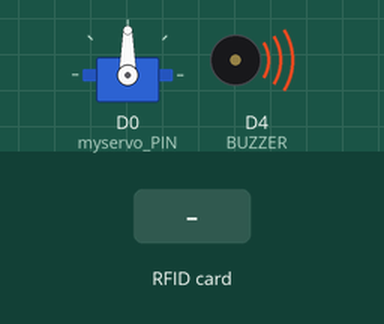
This sketch was run on a simulated ESP8266 (NodeMCU). Shown: servo, buzzer (waves = sounding, pin HIGH). The test bench sets the inputs (shaded band). WiFi joins after 1.5 s; servers stay silent unless stated; what the sketch prints to the serial monitor is not drawn.

Above: at 3.0 s.
3.1 s: RFID card 4F D7 83 6F held to the reader
At 3.36 s:
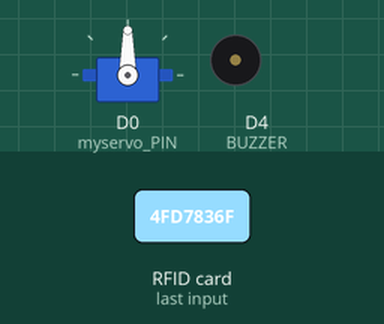
5.4 s: RFID card 97 36 7E B4 held to the reader
At 7.3 s:
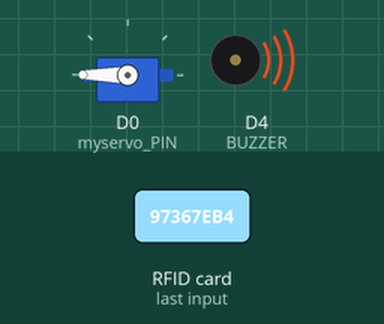
7.7 s: RFID card 5E 7A 19 C4 held to the reader
At 12.3 s:
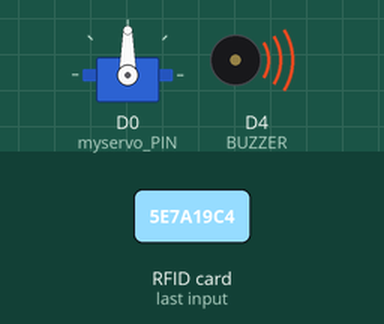
Timing chart, 0 to 13.8 s (numbered marks = the images above; inputs shaded):
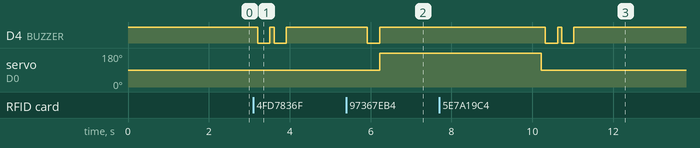

The sketch:

sketch_aug04a3333.ino
```cpp
/*
Many thanks to nikxha from the ESP8266 forum
*/

#include <ESP8266WiFi.h>
#include <SPI.h>
#include <MFRC522.h>
#include <Servo.h> //调用库文件

/* wiring the MFRC522 to ESP8266 (ESP-12)
RST     = GPIO5
SDA(SS) = GPIO4
MOSI    = GPIO13
MISO    = GPIO12
SCK     = GPIO14
GND     = GND
3.3V    = 3.3V
*/

#define RST_PIN  5  // RST-PIN für RC522 - RFID - SPI - Modul GPIO5
#define SS_PIN  4  // SDA-PIN für RC522 - RFID - SPI - Modul GPIO4
#define myservo_PIN 16 //宏定义舵机控制引脚
#define BUZZER 2

const char *ssid =  "TP-LINK";     // change according to your Network - cannot be longer than 32 characters!
const char *pass =  "TANG1808494756"; // change according to your Network

char * UID[2]={"4F D7 83 6F","97 36 7E B4"};

Servo myservo;  // 创建一个伺服电机对象
MFRC522 mfrc522(SS_PIN, RST_PIN); // Create MFRC522 instance

int angle1 = 90;  //原始角度值
int angle2 = 180;  //旋转角度值

void setup() {

  pinMode(BUZZER,OUTPUT);
  digitalWrite(BUZZER,HIGH);
  Serial.begin(9600);    // Initialize serial communications
  delay(250);
  myservo.attach(myservo_PIN);
  Serial.println(F("Booting...."));

  SPI.begin();           // Init SPI bus
  mfrc522.PCD_Init();    // Init MFRC522

  WiFi.begin(ssid, pass);

  int retries = 0;
  while ((WiFi.status() != WL_CONNECTED) && (retries < 10)) {
    retries++;
    delay(500);
    Serial.print(".");
  }
  if (WiFi.status() == WL_CONNECTED) {
    Serial.println(F("WiFi connected"));
  }
  Serial.println(F("Ready!"));
  Serial.println(F("======================================================"));
  Serial.println(F("Scan for Card and print UID:"));
}

void loop() {
  // Look for new cards
  if ( ! mfrc522.PICC_IsNewCardPresent())
  {
    return;
  }
  // Select one of the cards
  if ( ! mfrc522.PICC_ReadCardSerial())
  {
    return;
  }
  //在串行监视器上显示UID
  Serial.print("UID tag :");
  String content= "";
  byte letter;
  for (byte i = 0; i < mfrc522.uid.size; i++)
  {
     Serial.print(mfrc522.uid.uidByte[i] < 0x10 ? " 0" : " ");
     Serial.print(mfrc522.uid.uidByte[i], HEX);
     content.concat(String(mfrc522.uid.uidByte[i] < 0x10 ? " 0" : " "));
     content.concat(String(mfrc522.uid.uidByte[i], HEX));
  }
  Serial.println();
  Serial.print("Message : ");
  content.toUpperCase();
  if (content.substring(1) == UID[1]) //change here the UID of the card/cards that you want to give access
  {
    Serial.println("授权访问");
    Serial.println();
    delay(500);
    buzzer_Di();
    Serial.println("您好，请进");
    myservo.write(angle2);  //控制舵机转动相应的角度。
    delay(4000);
    myservo.write(angle1);  //控制舵机转动相应的角度。
  }

 else   {
    Serial.println("拒绝访问");
    myservo.write(angle1);  //控制舵机转动相应的角度。
    delay(100); //延时100毫秒
    buzzer_Di();
    delay(100); //延时100毫秒
    buzzer_Di();
  }
}
//蜂鸣器函数。
void buzzer_Di()
{
  digitalWrite(BUZZER,LOW);
  delay(300);
  digitalWrite(BUZZER,HIGH);
}
```

Measured:
- after the input at 3.1 s, D4 (BUZZER): alternates HIGH for 0.10 s and LOW for 0.30 s, 4 changes in all, then stays HIGH, starting after 0.11 s
- after the input at 5.4 s, D4 (BUZZER): HIGH → LOW after 0.52 s, → HIGH 0.30 s later; servo on D0 (myservo_PIN): 90° → 180° after 0.82 s
- after the input at 7.7 s, D4 (BUZZER): alternates HIGH for 0.10 s and LOW for 0.30 s, 4 changes in all, then stays HIGH, starting after 2.6 s
